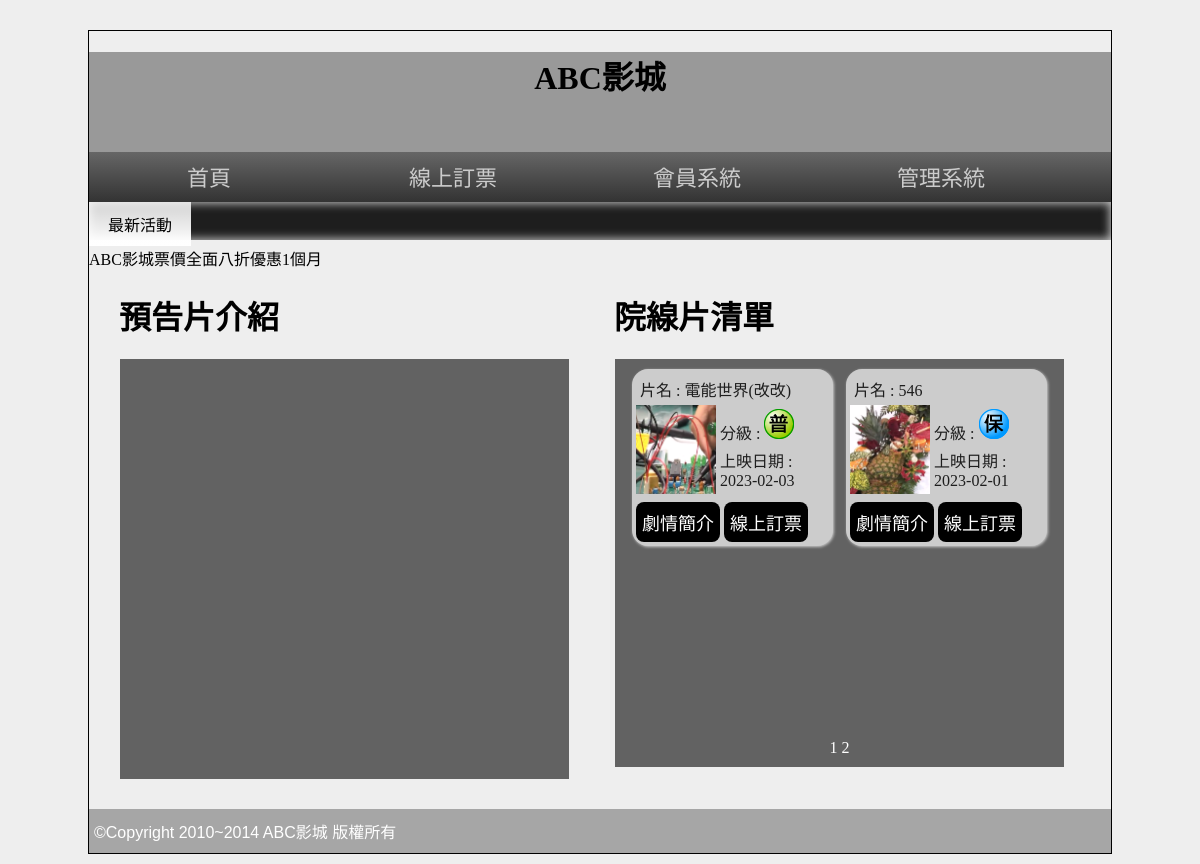
Page /?p=2 on the committed database.
### tables this page shows
CREATE TABLE `movie` (
  `id` int(10) UNSIGNED NOT NULL,
  `name` text NOT NULL,
  `level` int(1) UNSIGNED NOT NULL,
  `length` int(3) UNSIGNED NOT NULL,
  `ondate` date NOT NULL,
  `publish` text NOT NULL,
  `directior` text NOT NULL,
  `trailer` text NOT NULL,
  `poster` text NOT NULL,
  `intro` text NOT NULL,
  `rank` int(10) UNSIGNED NOT NULL,
  `sh` int(1) UNSIGNED NOT NULL DEFAULT 1
);

### api/base.php (called while the page is built, shortened)
<?php
$Movie = new DB('movie');
class DB
{
    protected $dsn = "mysql:host=localhost;charset=utf8;dbname=db30";
    protected $table;
    protected $pdo;
    public function __construct($table)
    {
        $this->table = $table;
        $this->pdo = new PDO($this->dsn, 'root', '');
    }
    protected function arrayToSqlArray($array)
    {
        foreach ($array as $key => $value) {
            $arr[] = "`$key`='$value'";
        }
        return $arr;
    }
    public function all(...$args)
    {
        $sql = " SELECT * FROM `$this->table` ";
        if (isset($args[0]) && is_array($args[0])) {
            $sql .= " WHERE " . join(" && ", $this->arrayToSqlArray($args[0]));
        } elseif (isset($args[0])) {
            $sql .= $args[0];
        }
        if (isset($args[1]) && is_array($args[1])) {
            $sql .= join(" && ", $this->arrayToSqlArray($args[1]));
        } elseif (isset($args[1])) {
            $sql .=  $args[1];
        }
        return $this->pdo->query($sql)->fetchAll(PDO::FETCH_ASSOC);
    }
    public function count($args)
    {
        return $this->visualBasic('count', '*', $args);
    }
    protected function visualBasic($math, $field, $args)
    {
        $sql = "SELECT $math($field) FROM `$this->table` ";
        if ($args !== 1) {
            if (is_array($args)) {
                $sql .= " WHERE " . join(" && ", $this->arrayToSqlArray($args));
            } else {
                $sql .= " WHERE " . $args;
            }
        }
        return $this->pdo->query($sql)->fetchColumn();
    }
}

### front/main.php (the view, shortened to what this page needs)
<div class="half" style="vertical-align:top;">
    <h1>預告片介紹</h1>
    <div class="rb tab" style="width:95%;">
        <div id="abgne-block-20111227">
            <ul class="lists">
            </ul>
            <ul class="controls">
            </ul>
        </div>
    </div>
</div>
<div class="half">
    <h1>院線片清單</h1>
    <div class="rb tab" style="width:95%;">
        <div class="now-lists">
            <?php
            $date = date("Y-m-d");
            $ondate = date("Y-m-d", strtotime("-2 days"));
            $all = $Movie->count(" `sh` = 1 && `ondate` BETWEEN '$ondate' AND '$date'");
            $div = 4;
            $pages = ceil($all / $div);
            $now = $_GET['p'] ?? 1;
            $start = ($now - 1) * 4;
            $rows = $Movie->all(['sh' => 1,], " && `ondate` BETWEEN '$ondate' AND '$date' ORDER BY `rank` LIMIT $start,$div ");
            foreach ($rows as $row) {
            ?>
                <div class="now-movie">
                    <p>片名 : <?= $row['name']; ?></p>
                    <div class="now-movie-right">
                        <div class="each-movie">
                            <img src="./upload/<?= $row['poster']; ?>" alt="">
                        </div>
                        <div>
                            <p class="each">分級 : <img src="./icons/03C0<?= $row['level']; ?>.png" alt=""></p>
                            <p class="each">上映日期 : <?= $row['ondate']; ?></p>
                        </div>
                    </div>
                    <div>
                        <button onclick="location.href='?do=intro&id=<?= $row['id']; ?>'">劇情簡介</button>
                        <button onclick="location.href='?do=order&id=<?= $row['id']; ?>'">線上訂票</button>
                    </div>
                </div>
            <?php
            }
            ?>
        </div>
        <div class="ct">
            <?php
            for ($i = 1; $i <= $pages; $i++) {
            ?>
                <a href="?p=<?= $i; ?>" style="color: #fff;"><?= $i; ?></a>
            <?php
            }
            ?>
        </div>
    </div>
</div>

### css/css.css (style rules this page uses)
body { background: #eee; font-family: 微軟正黑體; }
button { border-radius: 8px; }
input[type='button'], input[type='submit'], input[type='reset'], button, .button { min-width: 70px; min-height: 40px; background: #000; color: #fff; border: none; cursor: pointer; font-size: 18px; text-decoration: none; }
.ct { text-align: center; }
.half { width: 45%; display: inline-block; padding: 2%; }
.rb { background: rgba(39, 39, 39, 0.7); color: rgba(255, 255, 255, 0.9); }
.tab { width: 80%; display: block; margin-left: auto; margin-right: auto; min-height: 100px; padding: 10px; }
.now-lists { display: flex; height: 370px; flex-wrap: wrap; }
.now-movie { width: 45%; height: fit-content; box-shadow: 1px 1px 3px #ccc; background: #CCC; border-radius: 16px; margin: 0px auto; padding: 4px; color: #1e1e1e; }
.now-movie p { margin: 4px; }
.now-movie-right { display: flex; justify-content: space-between; margin-bottom: 8px; }
.each-movie img { width: 80px; }
.each { margin: 2px; }
a { text-decoration: none; }

### css/s2.css (style rules this page uses)
#abgne-block-20111227 { width: 420px; height: 400px; position: relative; overflow: hidden; }
#abgne-block-20111227 ul, #abgne-block-20111227 ul li { margin: 0; padding: 0; list-style: none; }
#abgne-block-20111227 .lists { height: 100%; position: relative; overflow: hidden; }
#abgne-block-20111227 .controls { width: 100%; height: 35px; position: absolute; bottom: 0; font-size: 13px; z-index: 2; }

### rows in the picture
movie: name "電能世界(改改)", poster (picture), shows a picture, ondate "2023-02-03"
movie: name "546", poster (picture), shows a picture, ondate "2023-02-01"
